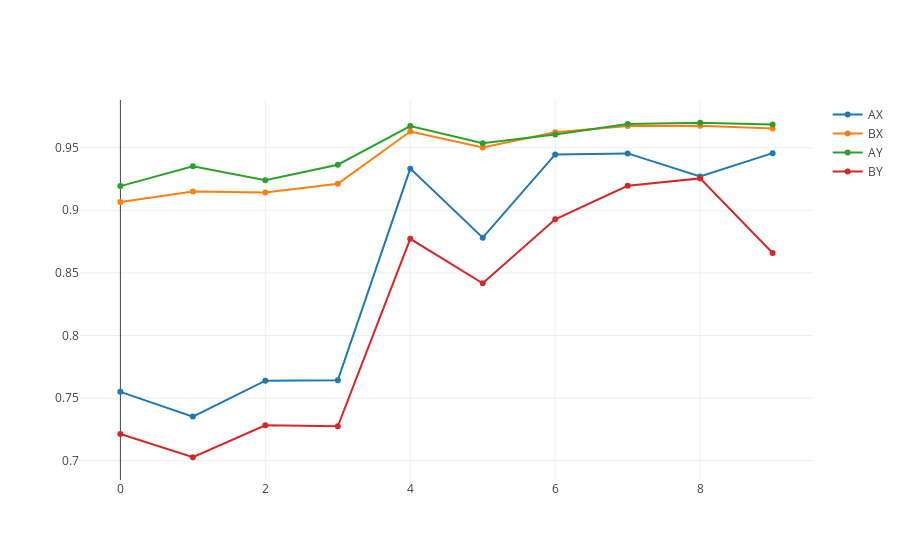

The code cell stored with this chart in its notebook:
### Code cell
TD(10000,.4,.9,.8,.1,0,0)
# (num trials, learning rate, discount factor, lambda, temperature, decay factor, decay time steps)

### Figure 1 — Plotly figure (JSON) as saved in the notebook; plotly's stock layout.template omitted (floating-point values rounded to 4 significant figures)
{"data": [{"name": "AX", "type": "scatter", "x": [0, 1, 2, 3, 4, 5, 6, 7, 8, 9], "y": [0.755, 0.7352, 0.7639, 0.7642, 0.9333, 0.8782, 0.9446, 0.9454, 0.9271, 0.9456]}, {"name": "BX", "type": "scatter", "x": [0, 1, 2, 3, 4, 5, 6, 7, 8, 9], "y": [0.9066, 0.915, 0.9142, 0.9212, 0.9629, 0.9502, 0.9624, 0.9672, 0.9675, 0.9653]}, {"name": "AY", "type": "scatter", "x": [0, 1, 2, 3, 4, 5, 6, 7, 8, 9], "y": [0.9193, 0.9352, 0.9239, 0.9364, 0.9672, 0.9536, 0.9606, 0.9689, 0.9699, 0.9685]}, {"name": "BY", "type": "scatter", "x": [0, 1, 2, 3, 4, 5, 6, 7, 8, 9], "y": [0.7213, 0.7027, 0.7282, 0.7275, 0.8772, 0.8417, 0.8928, 0.9196, 0.9255, 0.8659]}], "layout": {}}
